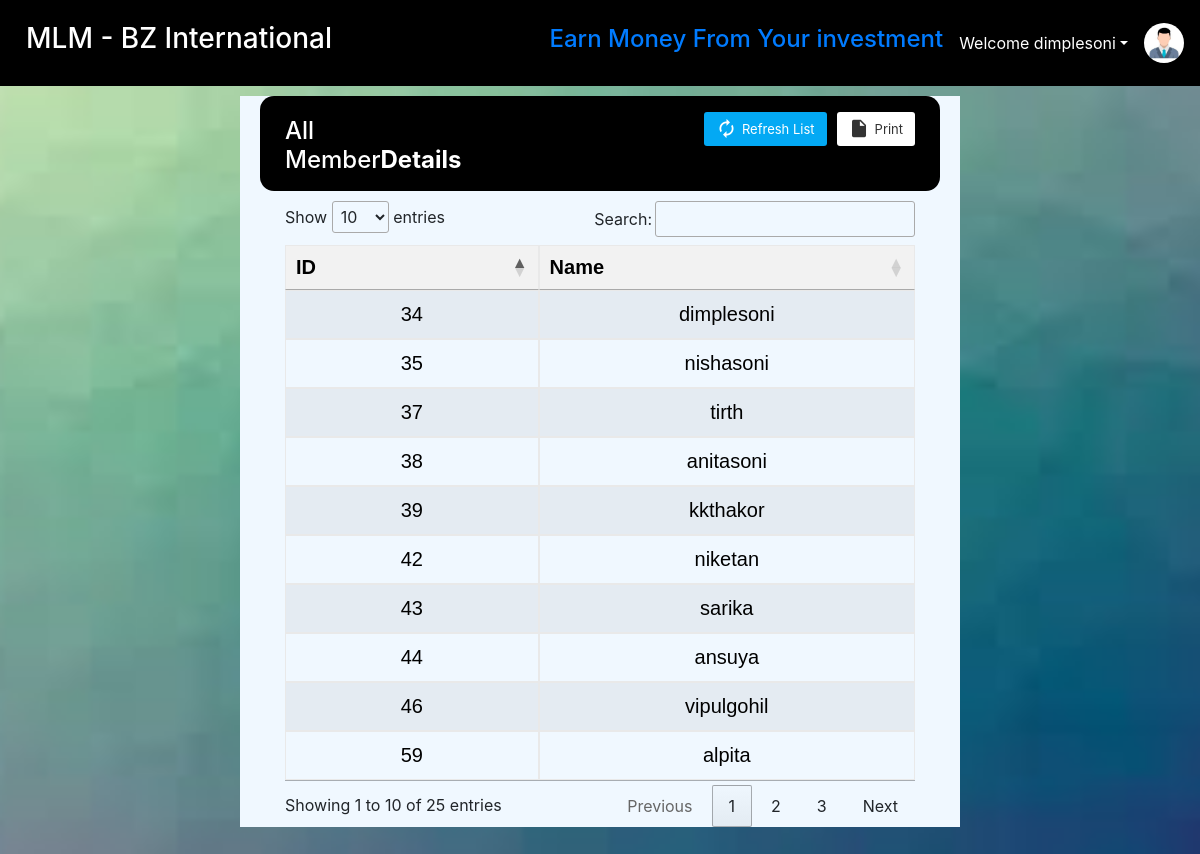
Screenshot of /show.php (signed in) with the database file from the repository.
### tables this page shows
CREATE TABLE `members` (
  `id` int(11) NOT NULL,
  `name` varchar(255) DEFAULT NULL,
  `upline` varchar(255) DEFAULT NULL,
  `amount` float NOT NULL,
  `fd` int(25) NOT NULL,
  `date` datetime NOT NULL DEFAULT current_timestamp(),
  `date1` datetime DEFAULT NULL
);

### show.php (the view, shortened to what this page needs)
<?php
echo '
<!DOCTYPE html>
<html lang="en">
<head>
  <meta charset="UTF-8">
  <meta name="viewport" content="width=device-width, initial-scale=1.0">
  <meta http-equiv="X-UA-Compatible" content="ie=edge">
  <title>Add Member</title>
  <link rel = "icon" href ="img/Ram.jpg" type = "image/x-icon">
  <link rel="stylesheet" href="https://fonts.googleapis.com/icon?family=Material+Icons">
  <link rel="stylesheet" href="https://use.fontawesome.com/releases/v5.8.2/css/all.css">
  <link rel="stylesheet" href="https://maxcdn.bootstrapcdn.com/bootstrap/4.0.0/css/bootstrap.min.css">
  <link rel = "icon" href ="img/Ram.jpg" type = "image/x-icon">
  <link rel="stylesheet" href="//cdn.datatables.net/1.11.5/css/jquery.dataTables.min.css">
</head>
<body class="back">';
    require "partials/nav.php";
    if($loggedin){
        echo '<div class="container" style="background: aliceblue;width:60%;">
                    <div class="table-wrapper" style="margin:30px;" >
                        <div class="table-title" style="border-radius: 14px;background:black;">
                            <div class="row">
                                <div class="col-sm-4">
                                    <h2>All Member<b>Details</b></h2>
                                </div>
                                <div class="col-sm-8">
                                    <a href="#" onclick="window.print()" class="btn btn-info"><i class="material-icons">&#xE24D;</i> <span>Print</span></a>
                                    <a href="#" class="btn btn-primary"><i class="material-icons">&#xE863;</i> <span>Refresh List</span></a>
                                </div>
                            </div>
                          </div>
                        <div>
                   </div>';
        ?>
        <table class='table table-striped table-hover text-center' id='NoOrder1' style='font-size:20px;color:black; font-family: Bahnschrift, sans-serif;' >
            <thead>
                <tr>
                    <th>ID</th>
                    <th>Name</th>
                </tr>
            </thead>
            <tbody>
        <?php
        $host = "localhost";
        $username = "root";
        $password = "";
        $database = "mlm";
        $conn = mysqli_connect($host, $username, $password, $database);
            $sql = "SELECT id, name FROM members";
            $result = mysqli_query($conn, $sql);
            if (mysqli_num_rows($result) > 0) {
                while ($row = mysqli_fetch_assoc($result)) {
                    echo "<tr><td>" . $row['id'] . "</td><td>" . $row['name'] . "</td></tr>";
                }
            } else {
                echo "No results found.";
            }
    }else{
        echo'
        <script>alert("you are not logged in");</script>';
    }?>
    </tbody>
    </table>
  </body>
</html>

### show.php (style rules this page uses)
.back { background-image: url('img/bi2.jfif'); background-size: cover; background-position: center center; background-repeat: no-repeat; }
table { border-collapse: collapse; width: 100%; text-align: left; }
th, td { border: 1px solid black; padding: 8px; }
th { background-color: #f2f2f2; }
.table-wrapper .btn { float: right; color: #333; background-color: #fff; border-radius: 3px; border: none; outline: none !important; margin-left: 10px; }
.table-wrapper .btn.btn-primary { color: #fff; background: #03A9F4;  }
.table-title .btn { font-size: 13px; border: none; }
.table-title .btn i { float: left; font-size: 21px; margin-right: 5px; }
.table-title .btn span { float: left; margin-top: 2px; }
.table-title { color: #fff; background: #4b5366; padding: 16px 25px; margin: -20px -25px 10px; border-radius: 3px 3px 0 0; }
.table-title h2 { margin: 5px 0 0; font-size: 24px; }
table.table tr th, table.table tr td { border-color: #e9e9e9; padding: 12px 15px; vertical-align: middle; }
table.table tr th:first-child { width: 60px; }
table.table tr th:last-child { width: 80px; }
table { counter-reset: section; }

### rows the page displays
members: id "59", name "alpita"
members: id "38", name "anitasoni"
members: id "44", name "ansuya"
members: id "34", name "dimplesoni"
members: id "39", name "kkthakor"
members: id "42", name "niketan"
members: id "35", name "nishasoni"
members: id "43", name "sarika"
members: id "37", name "tirth"
members: id "46", name "vipulgohil"

### other values shown
$username "dimplesoni"
